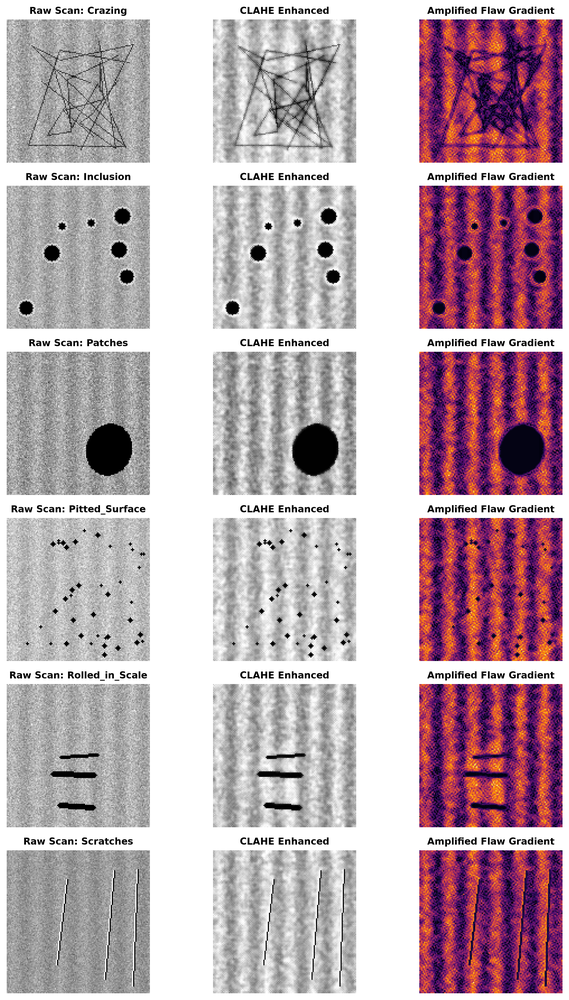
#> input picture examples/clahe_contrast_comparison.png, 569 x 1000 px, shrunk from 2543 x 4469 before the run
$ python -i preprocessor.py   (imports and definitions only)
#> lines starting #> are read from the running program, lines starting #| are printed output that depends on the picture
#> further down, picture is the input picture: shape (1000, 569, 3); mean B, G, R 178.1, 169.8, 189.3
"""
Industrial surface image enhancement and preprocessing pipeline.
Applies Contrast Limited Adaptive Histogram Equalization (CLAHE) and bilateral filtering
to amplify low-contrast surface texture flaws (cracks, inclusions, pits, scale, scratches).
"""

from typing import Tuple
import cv2
import numpy as np
import torch


class IndustrialPreprocessor:
    """
    Enhancement engine for steel strip and manufacturing surface defect inspection.
    """
    def __init__(self, clip_limit: float = 3.0, tile_grid_size: Tuple[int, int] = (8, 8)):
        self.clahe = cv2.createCLAHE(clipLimit=clip_limit, tileGridSize=tile_grid_size)

    def enhance(self, image: np.ndarray) -> np.ndarray:
        """
        Applies bilateral smoothing followed by CLAHE contrast amplification.
        Expects grayscale image [0, 255] or float [0, 1].
        """
        if image.dtype in [np.float32, np.float64]:
            img_uint8 = np.uint8(np.clip(image * 255.0, 0, 255))
        else:
            img_uint8 = image

        if len(img_uint8.shape) == 3 and img_uint8.shape[2] == 3:
            gray = cv2.cvtColor(img_uint8, cv2.COLOR_BGR2GRAY)
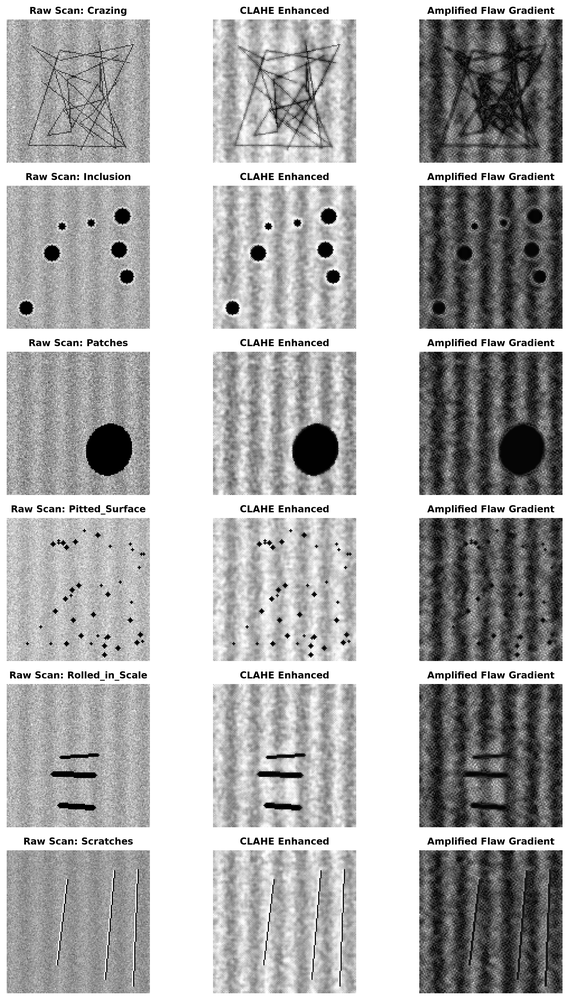
#> gray: shape (1000, 569); min 0, max 255, mean 176.5
        else:
            gray = img_uint8

        # Edge-preserving denoising
        filtered = cv2.bilateralFilter(gray, d=5, sigmaColor=50, sigmaSpace=50)

        # Contrast Limited Adaptive Histogram Equalization
        enhanced = self.clahe.apply(filtered)
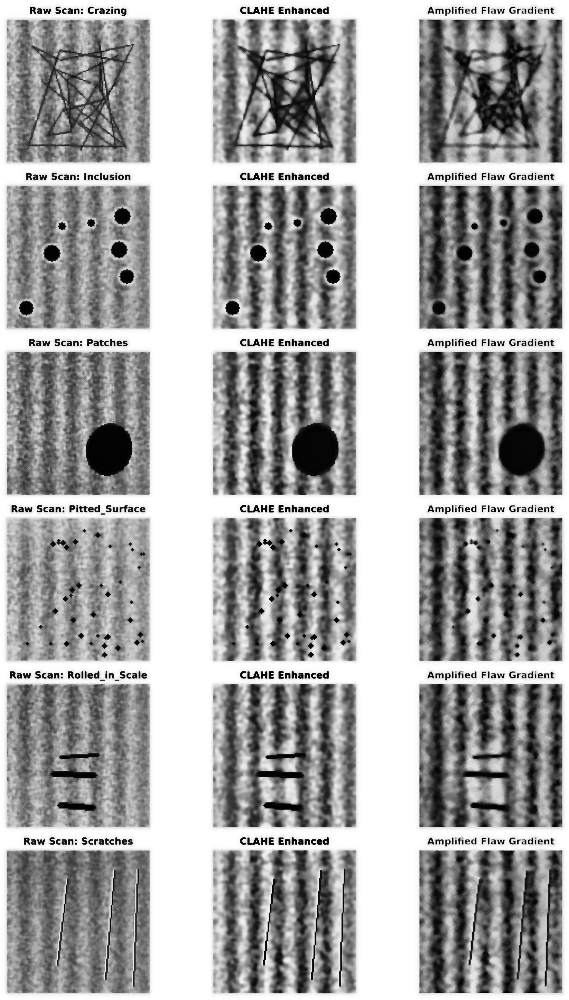
#> enhanced: shape (1000, 569); min 0, max 255, mean 165.6

        return enhanced

    def __call__(self, image: np.ndarray) -> np.ndarray:
        return self.enhance(image)

>>> import cv2
>>> picture = cv2.imread('../examples/clahe_contrast_comparison.png')
>>> result = IndustrialPreprocessor()(picture)

$ run again, on examples/confusion_matrix.png
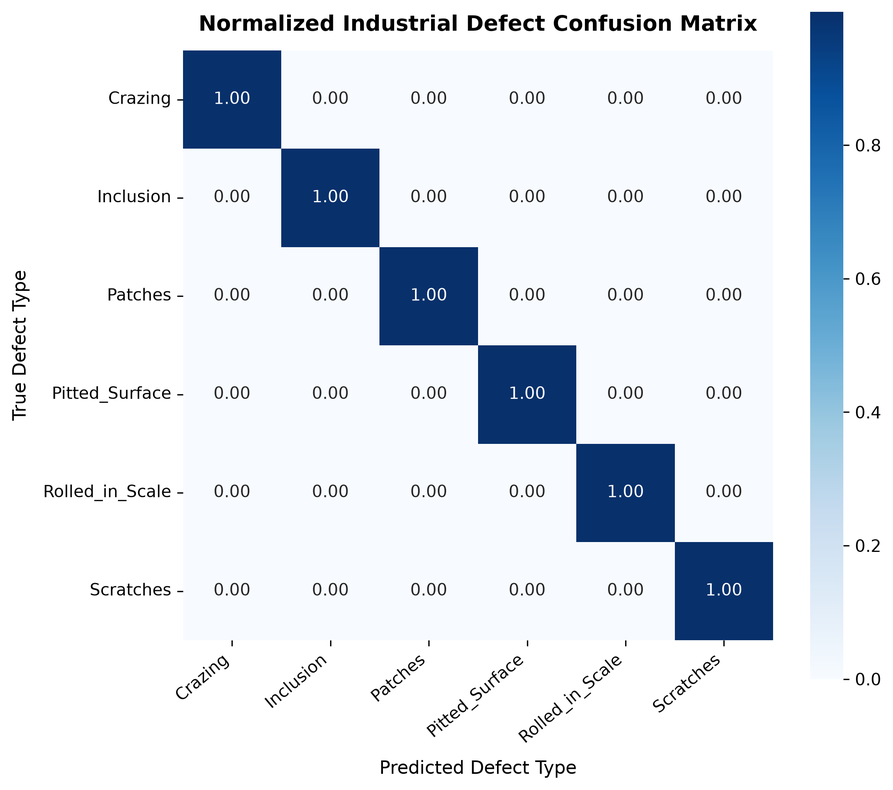
#> input picture examples/confusion_matrix.png, 893 x 790 px, shrunk from 2264 x 2004 before the run
#> picture is the input picture: shape (790, 893, 3); mean B, G, R 236.6, 229, 222.6
#> in enhance, `gray = cv2.cvtColor(img_uint8, cv2.COLOR_BGR2GRAY)`:
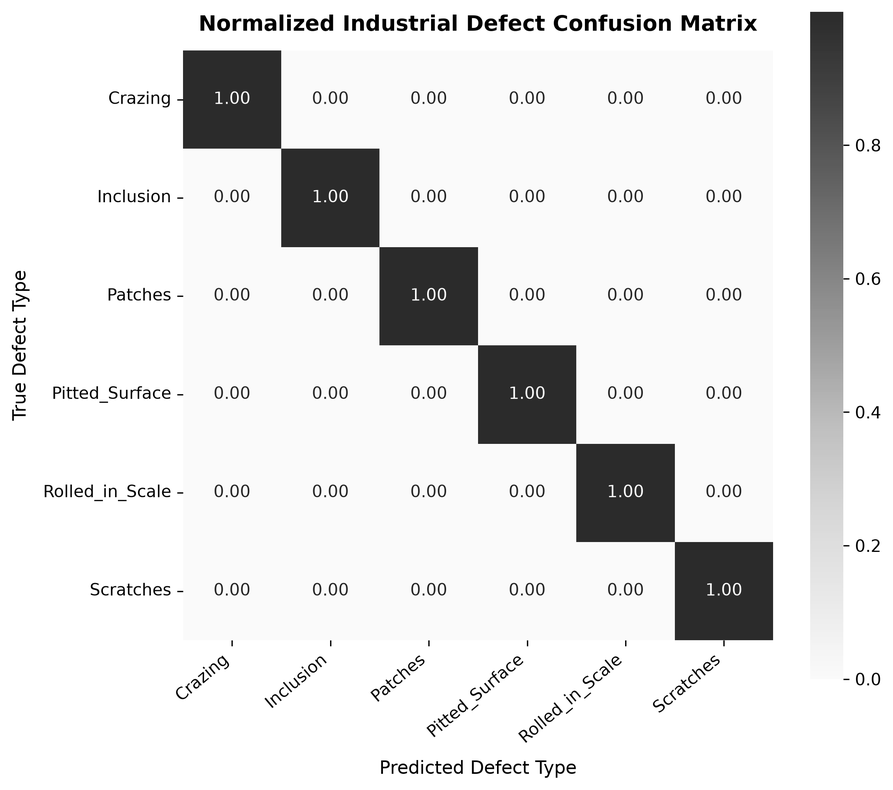
#> gray: shape (790, 893); min 0, max 255, mean 227.9
